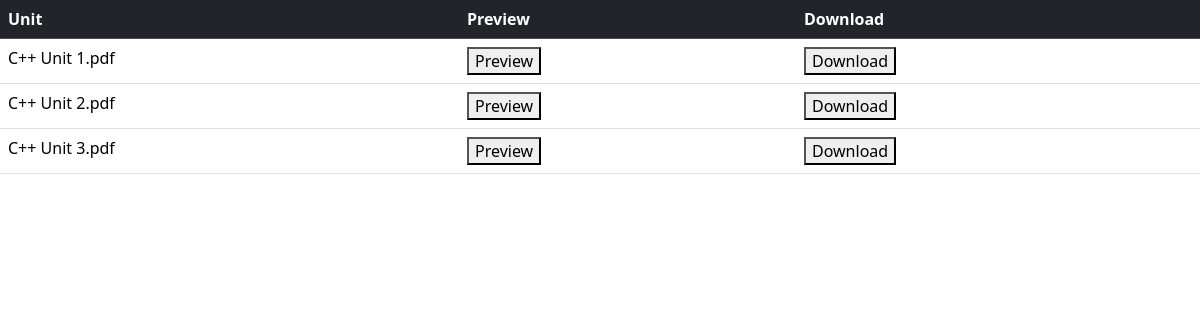
The page /materiallist.php?course_id=2 on the database its author committed.
### tables this page shows
CREATE TABLE `material` (
  `id` int(255) NOT NULL,
  `course_id` int(255) NOT NULL,
  `file` varchar(255) NOT NULL
);

### materiallist.php (the view, shortened to what this page needs)
<?php
include "connection.php";
if (isset($_GET['course_id'])) {
    $id = $_GET['course_id'];
    $q="SELECT * FROM material WHERE course_id=$id";
    $r=mysqli_query($con,$q);
}
?>
<html>
<head>
<link href="https://cdn.jsdelivr.net/npm/bootstrap@5.3.3/dist/css/bootstrap.min.css" rel="stylesheet">
</head>
<body>
<?php
if(mysqli_num_rows($r)>0)
{
    echo"<table class='table' class='table-striped'>";
    echo"<thead class='table-dark'>";
    echo"<tr>";
    echo"<th scope='col'>Unit</th>";
    echo"<th scope='col'>Preview</th>";
    echo"<th scope='col'>Download</th>";
    echo"</tr>";
    echo"</thead>";
    echo"<tbody>";
    while($row=mysqli_fetch_assoc($r))
    {
        echo"<tr>";
        echo"<td>".$row['file']."</td>";
        echo"<td><a href='admin/material/".$row['file']."' target='_blank'><button>Preview</button></a></td>";
        echo"<td><a href='admin/material/".$row['file']."' download><button>Download</button></a></td>";
        echo"</tr>";
    }
    echo"</tbody>";
    echo"</table>";
}
?>
</body>
</html>

### rows shown on the page
material: file "C++ Unit 1.pdf"
material: file "C++ Unit 2.pdf"
material: file "C++ Unit 3.pdf"
